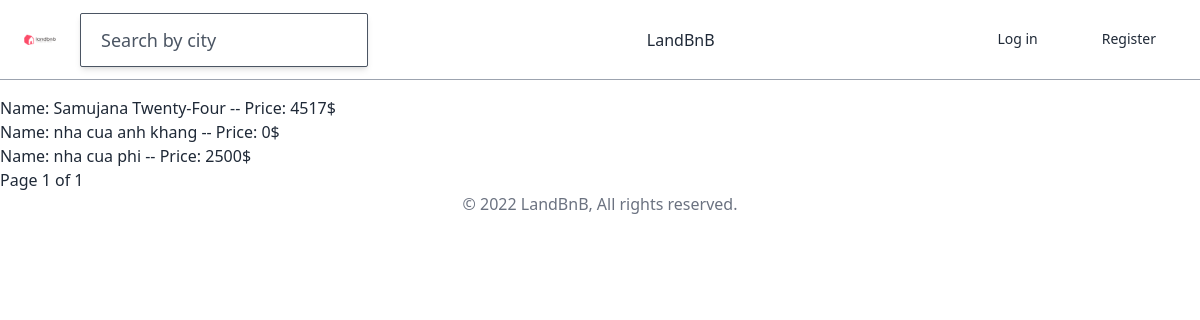
Before: / with the older database file.
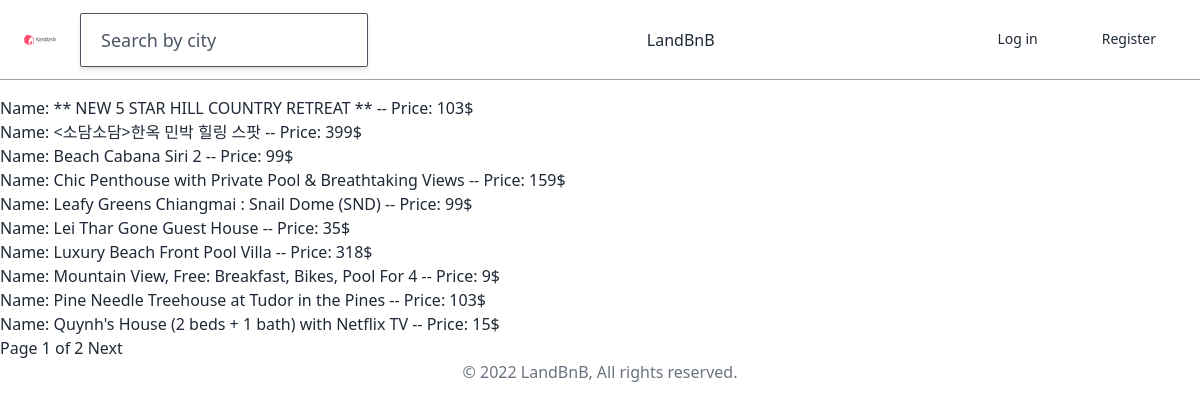
After: the same page with the newer database file.
### house/models.py (models this page shows, shortened)
class House(models.Model):
    name = models.TextField(max_length=100)
    description = models.TextField()
    country = CountryField()
    city = models.CharField(max_length=30)
    price = models.IntegerField(default=0)
    address = models.TextField(max_length=100, default='abc')
    guest = models.IntegerField(default=0)
    bedroom = models.IntegerField(default=0)
    bed = models.IntegerField(default=0)
    bathroom = models.IntegerField(default=0)
    check_in = models.TimeField(null=True)
    check_out = models.TimeField(null=True)
    host = models.ForeignKey("users.User", related_name="houses", on_delete=models.CASCADE, null=True)
    house_type =models.ForeignKey("HouseType", verbose_name="House type", related_name="houses", on_delete=models.CASCADE, null=True, blank=True)
    amenities = models.ManyToManyField("Amenity", related_name="houses", blank=True)
    facilities = models.ManyToManyField("Facility", related_name="houses", blank=True)
    def amenities_count(self):
        return self.amenities.count()
    amenities_count.short_description = "amenity"
    def total_rating(self):
        all_reviews = self.reviews.all()
        all_rating = 0
        if len(all_reviews) > 0:
            for review in all_reviews:
                all_rating += review.avgRating()
            return round(all_rating/len(all_reviews), 2)
        return 0
    total_rating.short_description = "rating"

### house/views.py (the view)
# urls.py: path("", house_views.HomeView.as_view(), name="home"),
class HomeView(ListView):
    model = models.House
    paginate_by = 10
    paginate_orphans = 5
    ordering = "name"
    page_kwarg = "page"
    context_object_name = "houses"

### templates/house/house_list.html (shortened to what this page needs)
{% extends 'base.html' %}
    {%block content%}
        {% for house in object_list %}
            <h1>
                <a href="houses/{{house.pk}}"> Name: {{house.name}} -- Price: {{house.price}}$</a>
            </h1>
        {% endfor %}
        <h5>
            Page {{page_obj.number}} of {{page_obj.paginator.num_pages}}
            {% if page_obj.has_next %}
                <a href="?page={{page_obj.next_page_number}}">Next</a>
            {% endif %}
        </h5>
    {%endblock content%}

### templates/base.html (shortened to what this page needs)
{% load static %}
<!DOCTYPE html>
<html lang="en">
<head>
    <link rel="stylesheet" href="{% static 'css/styles.css' %}">
    <link rel="stylesheet" href="https://use.fontawesome.com/releases/v5.11.2/css/all.css">
</head>
<body class="text-gray-800 mt-24 font-light">
    <header class="container max-w-full inset-0 flex items-center justify-between px-6 h-20 border-b border-gray-400 fixed bg-white">
        <div class="flex items-center w-1/3">
            <a href="{% url "core:home" %}" class="mr-6">
                <img class="w-8" src="{% static 'img/landbnb_logo.png' %}">
            </a>
            {%block search-bar%}
                <form method="get" action="{% url "houses:search" %}" class="w-9/12">
                    <input class="search-box border px-5 w-full font-medium text-gray-900 placeholder-gray-600 py-3 rounded-sm shadow-md hover:shadow-lg focus:outline-none" name="city" placeholder="Search by city" type="text">
                </form>
            {%endblock search-bar%}
        </div>
        {%include "partials/nav.html" %}
    </header>
    {%block content%} {%endblock content%}
    {% include "partials/footer.html" %}
</body>
</html>

### templates/partials/nav.html
<a href="{% url "core:home" %}">LandBnB</a>
    <ul class="flex items-center text-sm font-medium h-full">
        {% if user.is_authenticated %}
            <li class="nav_link">
                <a href="{% url 'users:switch-hosting' %}">
                    {% if request.session.is_hosting %}
                        Stop hosting
                    {% else %}
                        Start hosting
                    {% endif %}
                </a>
            </li>
            {% if request.session.is_hosting %}
                <li class="nav_link"><a href="{% url 'houses:create' %}">Add a house</a></li>
            {% endif %}
            <li class="nav_link"><a href="{{user.get_absolute_url}}">Profile</a></li>
            <li class="nav_link"><a href="{% url "users:logout" %}">Log out</a></li>
        {% else %}
            <li class="nav_link"><a href="{% url "users:login" %}">Log in</a></li>
            <li class="nav_link"><a href="{% url "users:signup" %}">Register</a></li>
        {% endif %}
    </ul>

### templates/partials/footer.html (shortened to what this page needs)
{% load i18n %}
<footer class="container mx-auto text-center py-10 border-t font-medium text-gray-500">
    <div class="flex flex-col">
        <span>&copy; 2022 LandBnB, {% trans "All rights reserved" %}.</span>
    </div>
</footer>

Changed rows visible on the page:
no longer on this page (row unchanged): House: name "Samujana Twenty-Four", price "4517"
removed House: name "nha cua anh khang", price "0"
removed House: name "nha cua phi", price "2500"
added House: name "** NEW 5 STAR HILL COUNTRY RETREAT **", price "103"
added House: name "<소담소담>한옥 민박 힐링 스팟", price "399"
added House: name "Beach Cabana Siri 2", price "99"
added House: name "Chic Penthouse with Private Pool & Breathtaking Views", price "159"
added House: name "Leafy Greens Chiangmai : Snail Dome (SND)", price "99"
added House: name "Lei Thar Gone Guest House", price "35"
added House: name "Luxury Beach Front Pool Villa", price "318"
added House: name "Mountain View, Free: Breakfast, Bikes, Pool For 4", price "9"
added House: name "Pine Needle Treehouse at Tudor in the Pines", price "103"
added House: name "Quynh's House (2 beds + 1 bath) with Netflix TV", price "15"
Other visible differences:
{{ page_obj.paginator.num_pages }}: "1" → "2"
text now shown: "Next"
